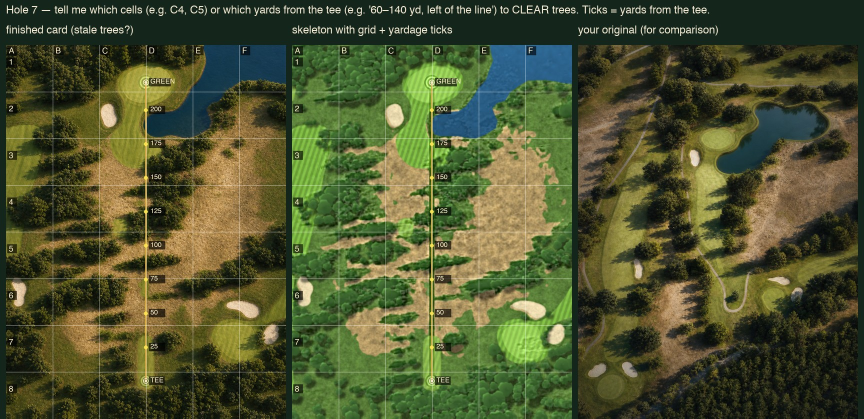
#> input picture scripts/imagery/foundry/evidence/hole-07-markup-guide.jpg, 1728 x 837 px, given in place of hole-02.webp, which was not available (shown at 1/2 size)
$ python recolor_water.py --hole 2 --out out.png
#> lines starting #> are read from the running program, lines starting #| are printed output that depends on the picture; after the words box and inside, x2 and y2 are one past the last pixel; in counts of white or black regions, pixels touching at a corner belong together; pictures that were not available may be replaced by others from this repository, and a replacement may not be noted
#> in main, aerial is the input picture: PIL image 1728x837 RGB; mean R, G, B 78.1, 84.6, 47.6
"""Recolor a hole's pond to clear blue in the conditioning aerial.

The 2022 NAIP aerial shows the hole 2 pond as it actually was that July:
dark, algae-edged, with a tree canopy smearing into it. Prompt language
alone cannot fix that — at any conditioning scale worth keeping, the
ControlNet pins the murky source pixels (verified 2026-07-28, see
x2-test-2026-07-28/water-fix). So the water gets recolored in the *input*:
the model is handed blue water as ground truth and paints it convincingly,
while banks, rocks, and trees keep their real positions.

Water pixels are found inside a per-hole bounding box (dark, blue channel
not dominated by green — canopy is dark green, scum is yellow-green, rocks
are bright grey), then restricted to the components reachable from per-hole
seed points so tree shadows elsewhere in the box are never touched.

Output feeds generate_locked_card.py via --aerial. Drift is still measured
against the ORIGINAL aerial; the recolor changed hole 2 by 0.00 yd
(photo 2x: 0.09 max, painted 2x: 0.16 — identical to unrecolored runs).
"""

from __future__ import annotations

import argparse
from collections import deque
from pathlib import Path

import numpy as np
from PIL import Image, ImageDraw, ImageFilter

# Per-hole water regions: bbox (l, t, r, b) and seed points (x, y), all in
# 900x1200 card space. Only holes with a pond need an entry.
# rock_polygon: Mario's ground-truth correction (2026-07-28) — the grey spit
# the 2022 aerial shows inside the hole 2 pond is drought-era exposed bottom
# and is underwater today. Grey low-saturation pixels inside this polygon get
# recolored along with the water. A polygon, not a color-reachability rule:
# the spit's grey continues seamlessly into the dry waste area, so any
# flood-fill escapes the pond (tried, spectacular).
WATER_REGIONS = {
    2: {
        "bbox": (330, 880, 660, 1150),
        "seeds": [(430, 950), (480, 920), (500, 1010), (507, 1047), (525, 1057), (520, 1035)],
        "rock_polygon": [
            (467, 963), (545, 970), (543, 1015), (530, 1055),
            (498, 1072), (480, 1030), (473, 990),
        ],
    },
}

# Clear lake blue, modulated by local luminance so ripples survive.
TARGET_RGB = np.array([70.0, 130.0, 185.0])
BLEND = 0.85


def water_mask(
    a: np.ndarray, bbox: tuple[int, int, int, int], seeds, rock_polygon=None
) -> Image.Image:
#> called with bbox = (330, 880, 660, 1150)
    x0, y0, x1, y1 = bbox
    sub = a[y0:y1, x0:x1]
#> sub = empty array
    r, g, b = sub[..., 0], sub[..., 1], sub[..., 2]
#> r = empty array; g = empty array; b = empty array
    v = sub.max(axis=-1)
#> v = empty array
    cand = (v < 95) & (b >= g - 5) & (r < 80)
#> cand = empty array

    H, W = cand.shape
#> H = 0; W = 330
    seen = np.zeros_like(cand)
#> seen = empty array
    dq = deque()
    for cx, cy in seeds:
        s = (cy - y0, cx - x0)
        if 0 <= s[0] < H and 0 <= s[1] < W and cand[s] and not seen[s]:
            seen[s] = True
            dq.append(s)
    while dq:
        y, x = dq.popleft()
        for dy, dx in ((1, 0), (-1, 0), (0, 1), (0, -1), (1, 1), (1, -1), (-1, 1), (-1, -1)):
            ny, nx = y + dy, x + dx
            if 0 <= ny < H and 0 <= nx < W and cand[ny, nx] and not seen[ny, nx]:
                seen[ny, nx] = True
                dq.append((ny, nx))
#> this loop made 0 passes

    mask = np.zeros(a.shape[:2], dtype=np.uint8)
    mask[y0:y1, x0:x1] = seen.astype(np.uint8) * 255
#> mask: shape (837, 1728); every value is 0

    if rock_polygon:
        poly = Image.new("L", (a.shape[1], a.shape[0]), 0)
        ImageDraw.Draw(poly).polygon(rock_polygon, fill=255)
        inside = np.asarray(poly) > 0
        sat = v - sub.min(axis=-1)
#> sat = empty array
        grey = (sat < 35) & (v > 80) & (np.abs(r - b) < 25)
#> grey = empty array
        rocks = np.zeros(a.shape[:2], dtype=bool)
        rocks[y0:y1, x0:x1] = grey
        mask[inside & rocks] = 255

    m = Image.fromarray(mask)
    # bridge scum flecks, then feather so the repaint has no hard seam
    m = m.filter(ImageFilter.MaxFilter(9)).filter(ImageFilter.MinFilter(5))
    return m.filter(ImageFilter.GaussianBlur(1.5))


def main() -> None:
    parser = argparse.ArgumentParser(description=__doc__)
    parser.add_argument("--hole", type=int, required=True, choices=sorted(WATER_REGIONS))
    parser.add_argument(
        "--aerial",
        type=Path,
        help="source aerial card; defaults to the repo's hole-NN.webp",
    )
    parser.add_argument("--out", type=Path, required=True, help="recolored aerial PNG")
    args = parser.parse_args()

    aerial_path = args.aerial or Path(f"public/course/peach-tree/hole-{args.hole:02d}.webp")
    aerial = Image.open(aerial_path).convert("RGB")
    a = np.asarray(aerial).astype(np.float32)

    region = WATER_REGIONS[args.hole]
    m = water_mask(a, region["bbox"], region["seeds"], region.get("rock_polygon"))
    mf = np.asarray(m).astype(np.float32)[..., None] / 255.0
#> mf: shape (837, 1728, 1) float32; every value is 0

    # upper clip keeps bright rock pixels from turning neon — over water the
    # luminance only carries ripple texture, not identity
    lum = (a.mean(axis=-1, keepdims=True) / 255.0).clip(0.25, 0.75)
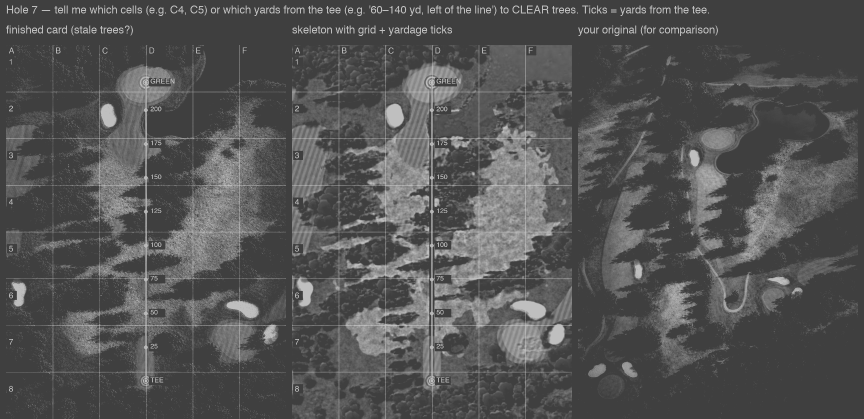
#> lum: shape (837, 1728, 1) float32 (shown at 1/2 size); min 0.25, max 0.75, mean 0.331
    target = TARGET_RGB * (0.6 + 0.8 * lum)
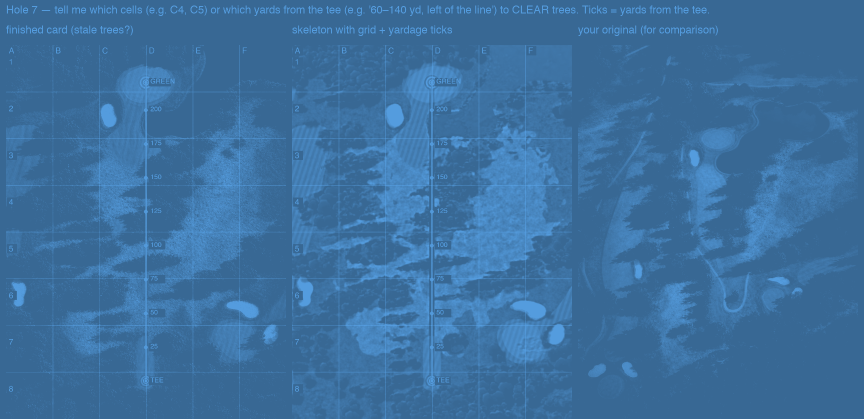
#> target: shape (837, 1728, 3) float64 (shown at 1/2 size); mean R, G, B 60.5, 112.4, 160
    out = a * (1 - BLEND * mf) + target * (BLEND * mf)

    args.out.parent.mkdir(parents=True, exist_ok=True)
    Image.fromarray(out.clip(0, 255).astype(np.uint8)).save(args.out)
    print(f"{args.out} ({int((np.asarray(m) > 127).sum())} water px recolored)")
#| out.png (0 water px recolored)


if __name__ == "__main__":
    main()

$ run again, on scripts/imagery/foundry/evidence/hole-07-new.jpg
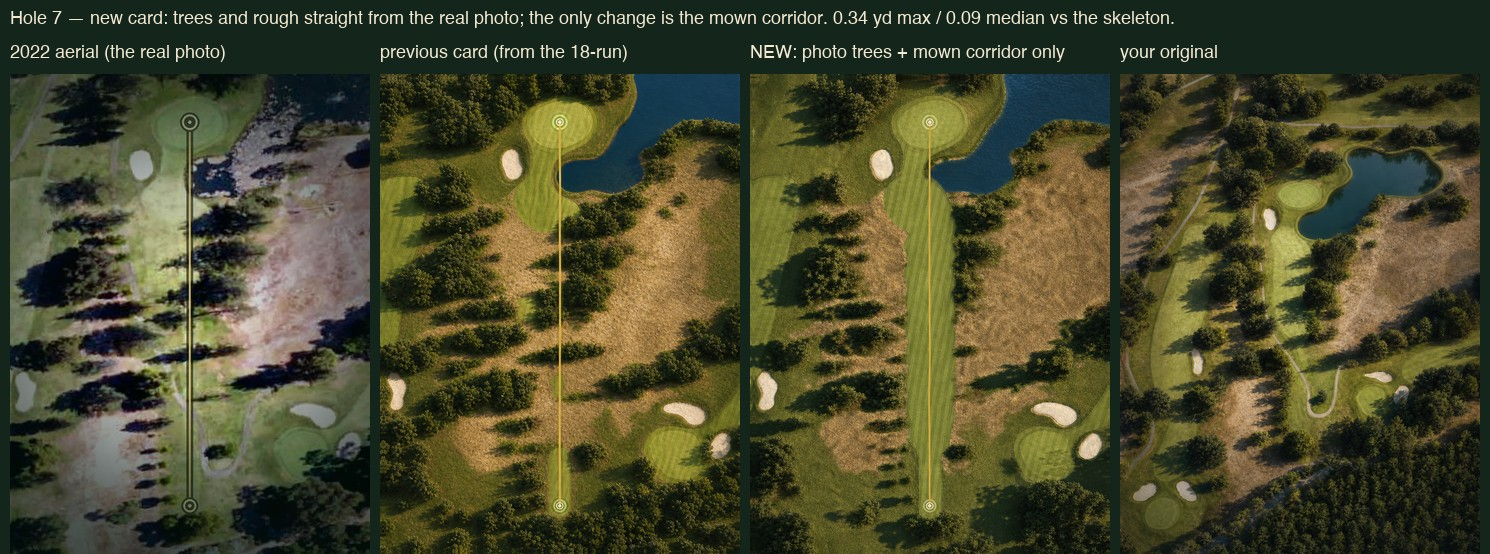
#> input picture scripts/imagery/foundry/evidence/hole-07-new.jpg, 1490 x 554 px, given in place of hole-02.webp, which was not available
#> in main, aerial is the input picture: PIL image 1490x554 RGB; mean R, G, B 73.2, 73.4, 45.5
#> sub = empty array
#> mask: shape (554, 1490); every value is 0
#> mf: shape (554, 1490, 1) float32; every value is 0
#> in main, `lum = (a.mean(axis=-1, keepdims=True) / 255.0).clip(0.25, 0.75)`:
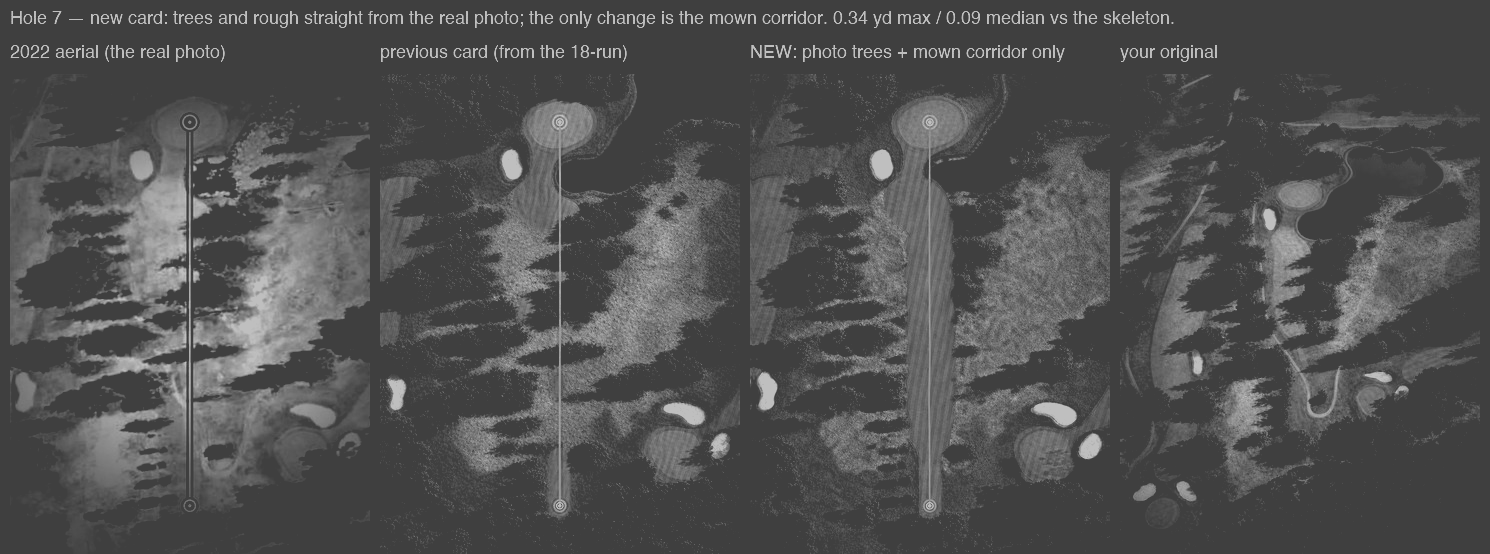
#> lum: shape (554, 1490, 1) float32; min 0.25, max 0.75, mean 0.318
#> in main, `target = TARGET_RGB * (0.6 + 0.8 * lum)`:
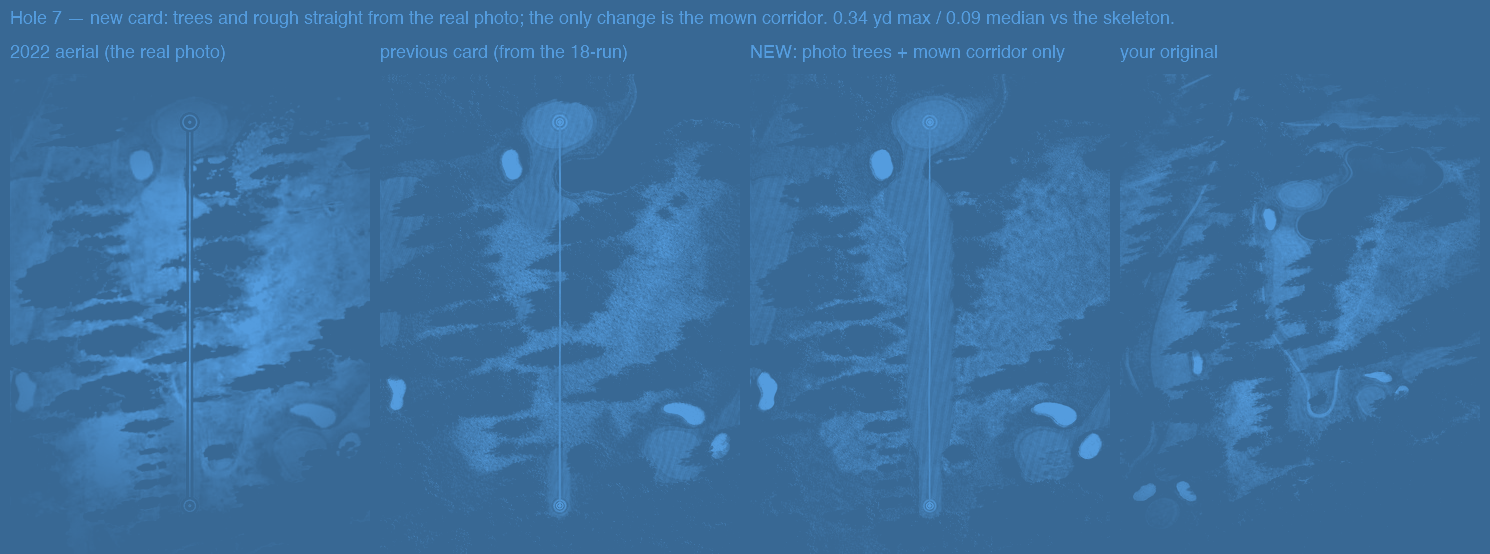
#> target: shape (554, 1490, 3) float64; mean R, G, B 59.8, 111.1, 158.1
#| out.png (0 water px recolored)

$ run again, on scripts/imagery/foundry/evidence/skeleton-v6.jpg
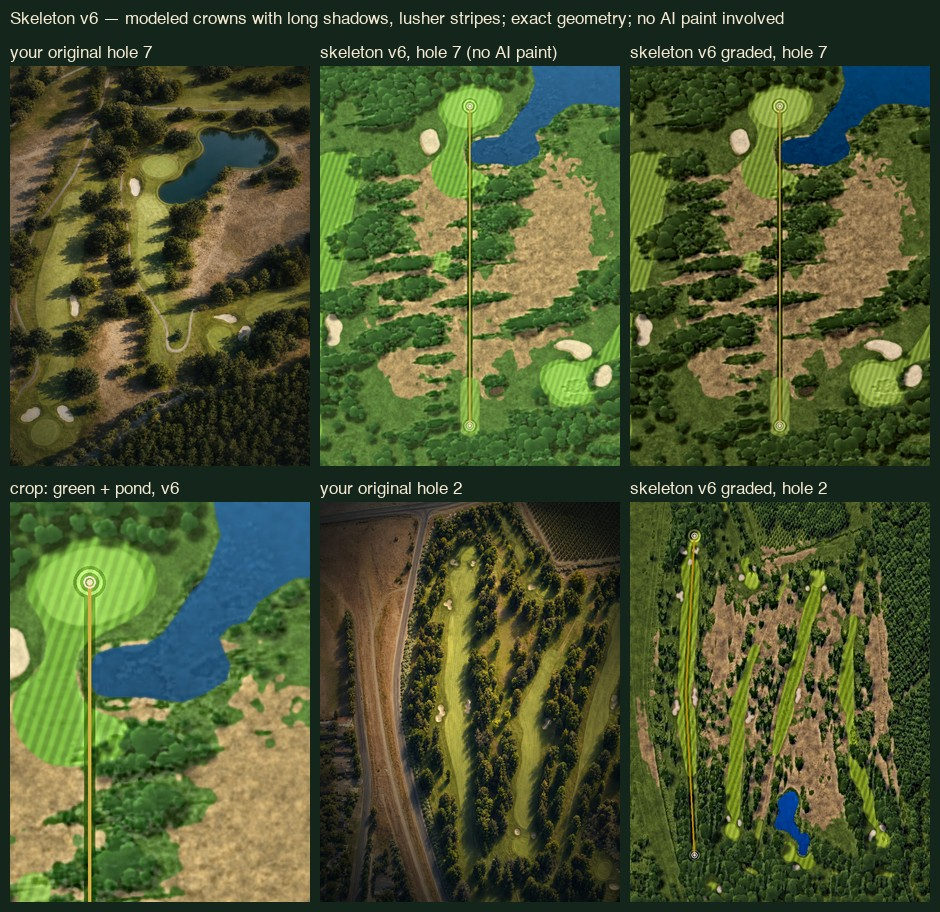
#> input picture scripts/imagery/foundry/evidence/skeleton-v6.jpg, 940 x 912 px, given in place of hole-02.webp, which was not available
#> in main, aerial is the input picture: PIL image 940x912 RGB; mean R, G, B 74.4, 85.1, 49
#> in water_mask, `cand = (v < 95) & (b >= g - 5) & (r < 80)`:
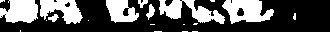
#> cand: shape (32, 330) bool; 34.3% white; 20 white regions (12 under 20 px), largest, box (x1, y1, x2, y2) and area: (222, 0, 274, 24) 797, (159, 0, 225, 24) 748, (0, 0, 38, 23) 685
#> mask: shape (912, 940); every value is 0
#> grey: shape (32, 330) bool; 0.31% white in thin lines or dots, all inside (x1, y1, x2, y2) = (93, 0, 330, 21)
#> rocks: shape (912, 940) bool; 0% white in thin lines or dots, all inside (x1, y1, x2, y2) = (423, 880, 660, 901)
#> mf: shape (912, 940, 1) float32; every value is 0
#> in main, `target = TARGET_RGB * (0.6 + 0.8 * lum)`:
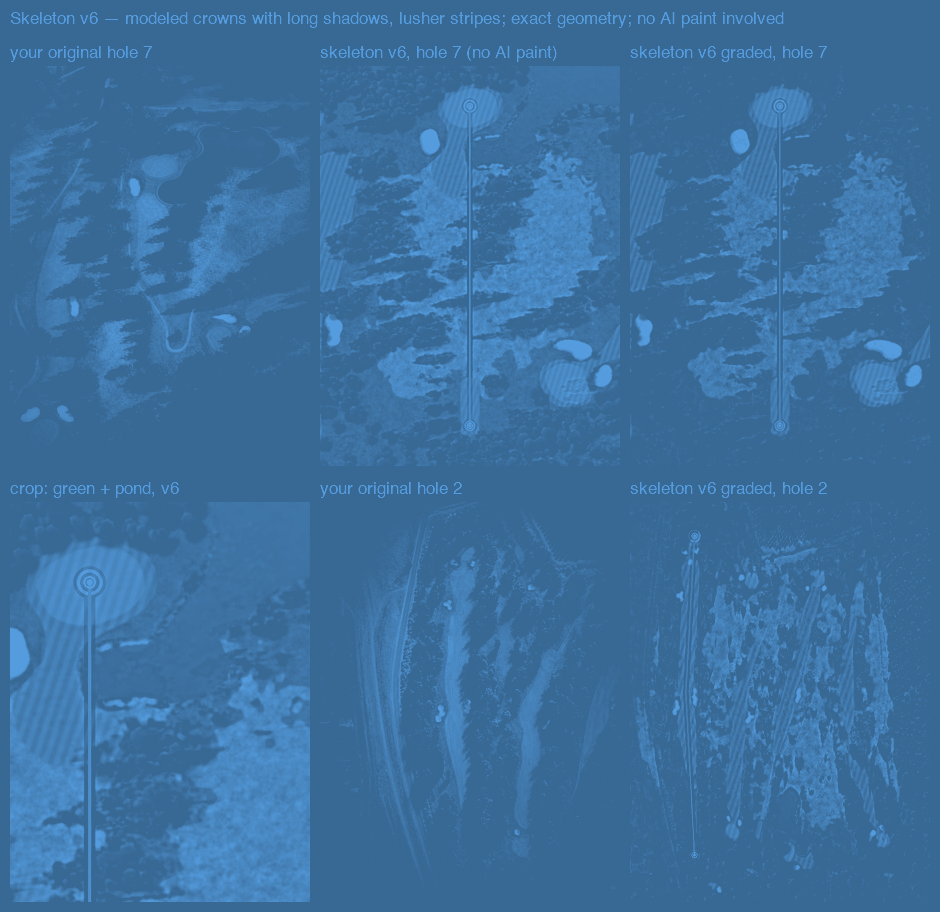
#> target: shape (912, 940, 3) float64; mean R, G, B 60.4, 112.1, 159.6
#| out.png (0 water px recolored)
